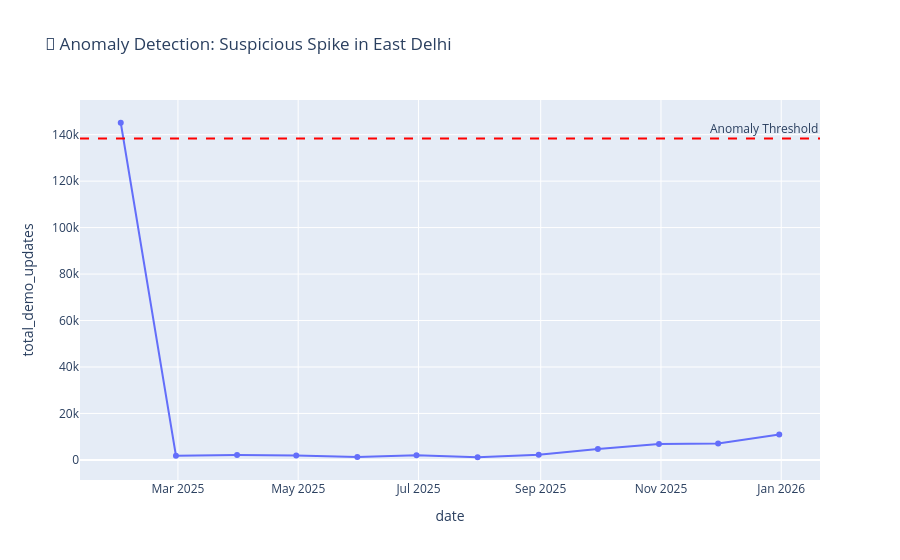

Here is the notebook cell this chart was saved with:
### Code cell
# --- STEP 11: ANOMALY DETECTION (SPIKE FINDER) ---
print("🚨 Scanning for Suspicious Activity (Anomalies)...")

# 1. Group by District and Month to see trends
# We use 'M' to group data by Month
monthly_activity = df_demo.set_index('date').groupby('district').resample('M')['total_demo_updates'].sum().reset_index()

# 2. Calculate Statistics per District
# Mean = Average monthly updates
# Std = How much it usually fluctuates
stats = monthly_activity.groupby('district')['total_demo_updates'].agg(['mean', 'std']).reset_index()

# 3. Merge stats back to the main data
monthly_activity = pd.merge(monthly_activity, stats, on='district')

# 4. Calculate Z-Score
# Formula: (Current Value - Average) / Fluctuation
# If Z-Score > 3, it means the value is HUGE (3 times standard deviation) - A STATISTICAL ANOMALY
monthly_activity['z_score'] = (monthly_activity['total_demo_updates'] - monthly_activity['mean']) / monthly_activity['std']

# 5. Filter for Extreme Anomalies (Z-Score > 3)
anomalies = monthly_activity[monthly_activity['z_score'] > 3].sort_values(by='z_score', ascending=False)

print("⚠️ Top 5 Suspicious Spikes Detected:")
display(anomalies.head(5))

# --- VISUALIZATION OF THE #1 ANOMALY ---
# Let's plot the weirdest district to see the spike
if not anomalies.empty:
    top_anomaly_district = anomalies.iloc[0]['district']
    print(f"\n📈 Plotting the suspicious trend for: {top_anomaly_district}")
    
    district_data = monthly_activity[monthly_activity['district'] == top_anomaly_district]
    
    fig = px.line(
        district_data, 
        x='date', 
        y='total_demo_updates',
        title=f'🚨 Anomaly Detection: Suspicious Spike in {top_anomaly_district}',
        markers=True
    )
    # Add a red line for the "Threshold"
    threshold = district_data['mean'].iloc[0] + (3 * district_data['std'].iloc[0])
    fig.add_hline(y=threshold, line_dash="dash", line_color="red", annotation_text="Anomaly Threshold")
    
    fig.show()

### Figure 1 — Plotly figure (JSON) as saved in the notebook; plotly's stock layout.template omitted (floating-point values rounded to 4 significant figures)
{"data": [{"hovertemplate": "date=%{x}<br>total_demo_updates=%{y}<extra></extra>", "legendgroup": "", "line": {"color": "#636efa", "dash": "solid"}, "marker": {"symbol": "circle"}, "mode": "lines+markers", "name": "", "orientation": "v", "showlegend": false, "type": "scatter", "x": ["2025-01-31T00:00:00.000000000", "2025-02-28T00:00:00.000000000", "2025-03-31T00:00:00.000000000", "2025-04-30T00:00:00.000000000", "2025-05-31T00:00:00.000000000", "2025-06-30T00:00:00.000000000", "2025-07-31T00:00:00.000000000", "2025-08-31T00:00:00.000000000", "2025-09-30T00:00:00.000000000", "2025-10-31T00:00:00.000000000", "2025-11-30T00:00:00.000000000", "2025-12-31T00:00:00.000000000"], "xaxis": "x", "y": [145128, 1809, 2073, 1868, 1248, 1986, 1144, 2176, 4681, 6875, 7088, 10985], "yaxis": "y"}], "layout": {"annotations": [{"showarrow": false, "text": "Anomaly Threshold", "x": 1, "xanchor": "right", "xref": "x domain", "y": 138300.0, "yanchor": "bottom", "yref": "y"}], "legend": {"tracegroupgap": 0}, "shapes": [{"line": {"color": "red", "dash": "dash"}, "type": "line", "x0": 0, "x1": 1, "xref": "x domain", "y0": 138300.0, "y1": 138300.0, "yref": "y"}], "title": {"text": "🚨 Anomaly Detection: Suspicious Spike in East Delhi"}, "xaxis": {"anchor": "y", "domain": [0, 1], "title": {"text": "date"}}, "yaxis": {"anchor": "x", "domain": [0, 1], "title": {"text": "total_demo_updates"}}}}
